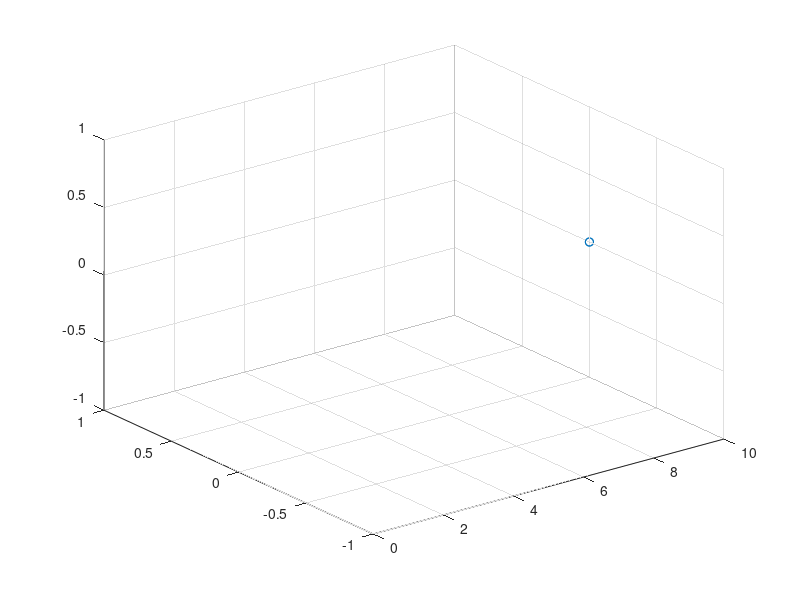

Write the MATLAB code that produced this figure.
clc,clear,close all

t = 0:0.1:10;
T = 5;
x = [0 0];
y = [0 sin(2*pi*t(1)/T)];
z = [sin(2*pi*t(1)/T) 0];
h = plot3(x,y,z,'o');
grid on
set(gca,'ZLim',[-1 1],'YLim',[-1 1], 'XLim',[0 10])
m = 1;
frame(m) = getframe;

for i = 2:length(t)
    x(i,:) = [t(i) t(i)];
    y(i,:) = [0 sin(2*pi*t(i)/T) ];
    z(i,:) =  [sin(2*pi*t(i)/T) 0];
    set(h,'XData',x(i,:),'YData',y(i,:),'ZData',z(i,:))
%     pause(0.1)
    m = m+1;
    frame(m) = getframe;
end

% v = VideoWriter("video.avi");
% open(v)
% writeVideo(v,frame)

